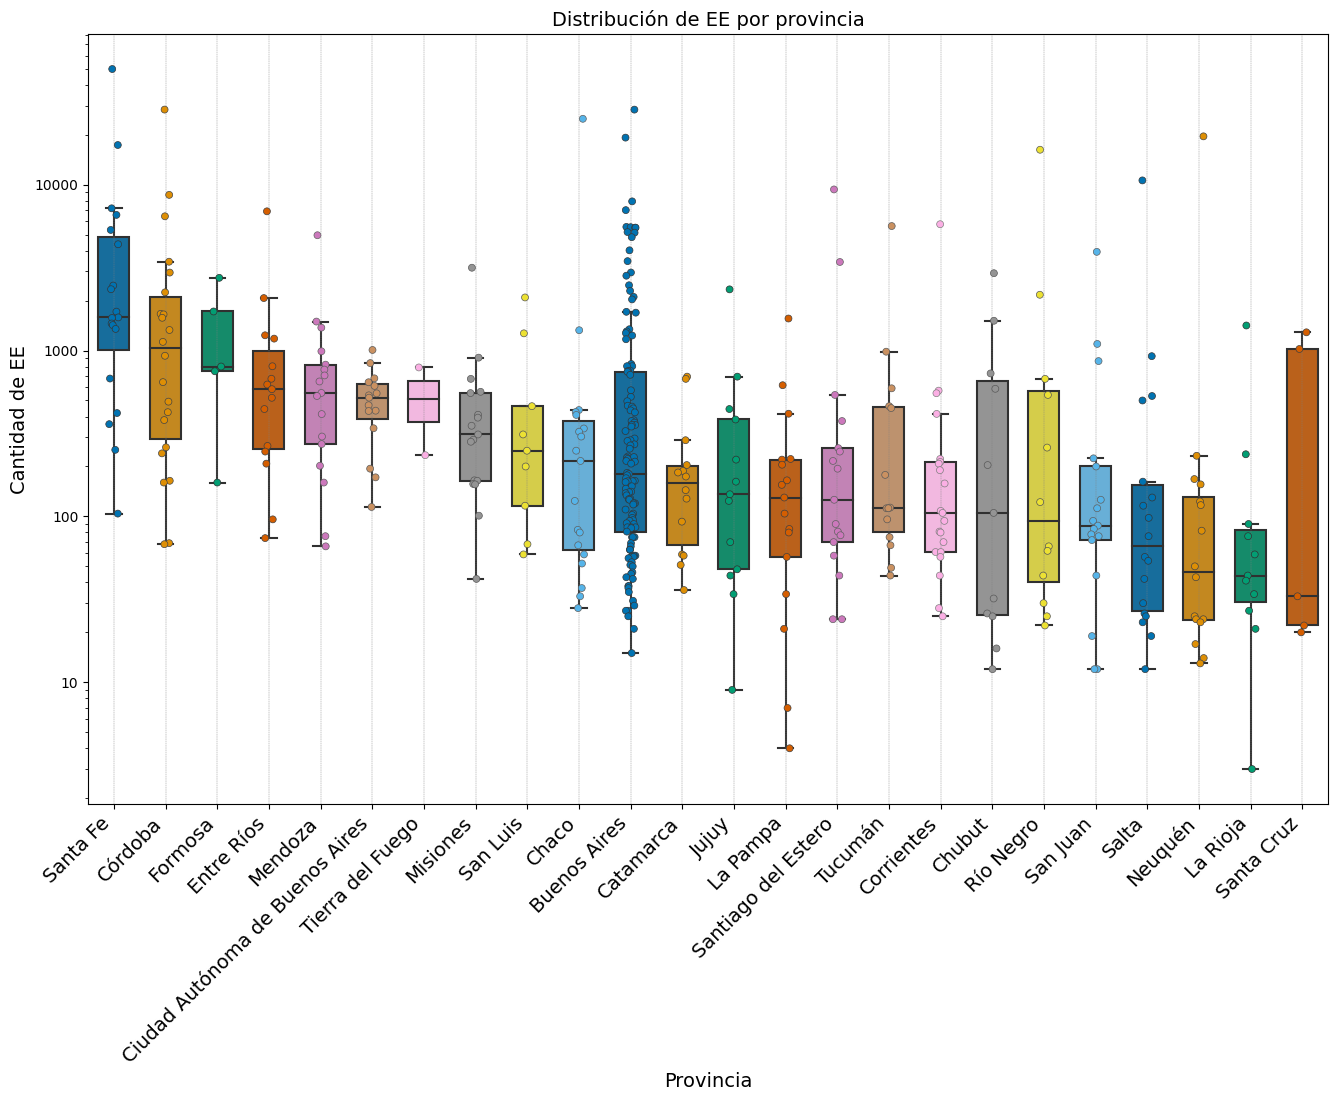

This chart was generated by the following Python code:
import pandas as pd
import seaborn as sns
import duckdb
import matplotlib.pyplot as plt
import numpy as np
from matplotlib.lines import Line2D
from matplotlib.ticker import ScalarFormatter

EE = pd.read_csv(r"C:\Users\gasto\OneDrive\Documents\tp_labo\EE_limpio_final_usando2daopcion.csv")
BP = pd.read_csv(r"C:\Users\gasto\OneDrive\Documents\tp_labo\BP_limpio (2).csv")

con = duckdb.connect()

con.register('EE', EE)
con.register('BP', BP)  

query = """
    SELECT Departamento, provincia, COUNT(Departamento) AS cantidad 
    FROM EE JOIN BP ON EE."id_departamento" = BP."id_departamento"
    GROUP BY Departamento, provincia
    ORDER BY cantidad DESC
"""

resultado = con.execute(query).fetchdf()
resultado.to_csv('graf_3.csv', index=False)

gr = pd.read_csv(r"graf_3.csv")

#ordena por mediana de provincia, de manera descendiente
provincia_orden = (
    gr.groupby("provincia")["cantidad"]
    .median()
    .sort_values(ascending=False)
    .index
)

#tamaño del grafico
plt.figure(figsize=(16,10))

# --- Boxplot ---
boxplot = sns.boxplot(
    data=gr,
    x="provincia",
    y="cantidad",
    order=provincia_orden,
    palette="colorblind",
    width=0.6,
    showfliers=False,  # Ocultamos outliers (los mostramos con stripplot)
    linewidth=1.5
)

# --- Boxplot ---
sns.stripplot(
    data=gr,
    x="provincia",
    y="cantidad",
    order=provincia_orden,       # Agrupar por provincia
    palette="colorblind",     # Misma paleta que boxplot
    dodge=False,           
    alpha=1,
    size=5,
    linewidth=0.5,
    legend=False           # Oculta leyenda duplicada
)

# para la escala del eje y
plt.yscale('log')
ax = plt.gca()
ax.yaxis.set_major_formatter(ScalarFormatter())
ax.ticklabel_format(style='plain', axis='y')


# --- Ajustes finales ---
plt.title("Distribución de EE por provincia", fontsize=14)
plt.xlabel("Provincia", fontsize=14)
plt.ylabel("Cantidad de EE", fontsize=14)

plt.xticks(rotation=45, ha="right", fontsize=14)

#lineas para que se entiende a que provincia pertenece cada boxplot
for i in range(len(provincia_orden)):
    plt.axvline(i, color='gray', linewidth=0.6, linestyle='--')
    
plt.show()
